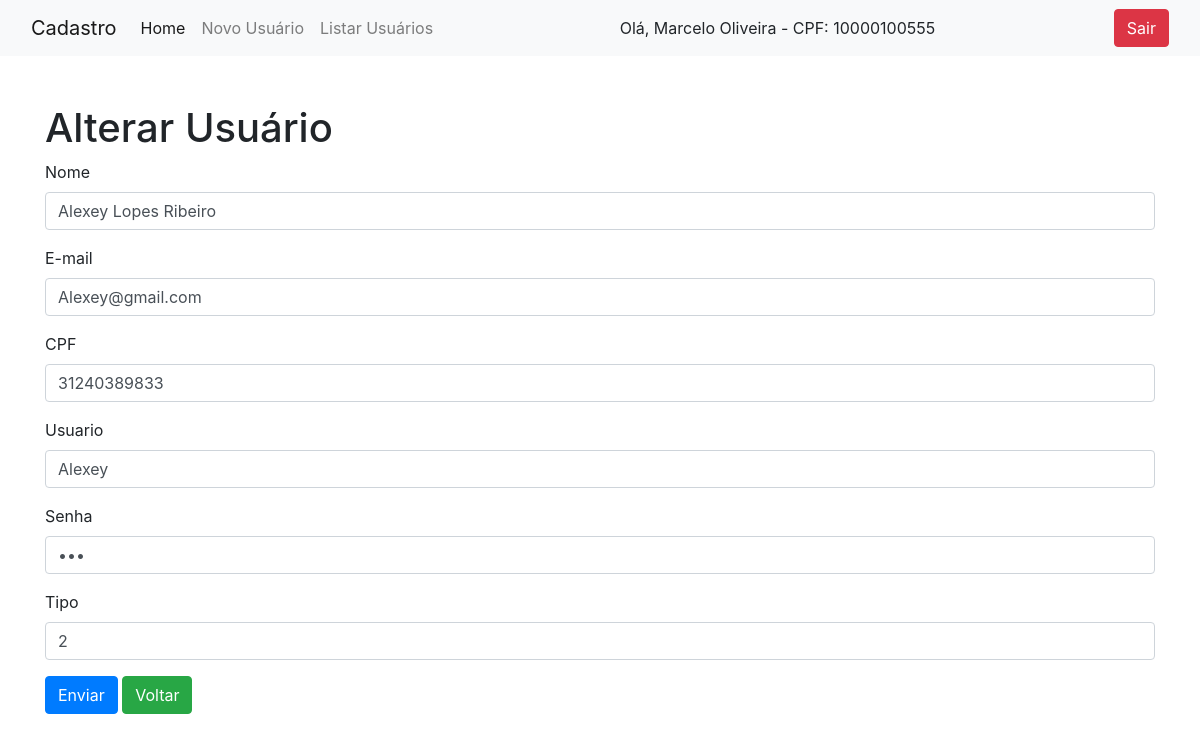
The app's page /cadastro.php?page=editar&id=9 (signed in) with its own data.
### tables this page shows
CREATE TABLE IF NOT EXISTS `usuarios` (
  `id` int NOT NULL AUTO_INCREMENT,
  `nome` varchar(220) NOT NULL,
  `cpf` char(11) NOT NULL,
  `email` varchar(220) NOT NULL,
  `usuario` varchar(40) NOT NULL,
  `senha` varchar(220) NOT NULL,
  `tipo` int NOT NULL,
  PRIMARY KEY (`id`)
);

### editar-usuario.php (the view, shortened to what this page needs)
<h1>Alterar Usuário</h1>
<?php
$sql = "SELECT * FROM usuarios WHERE id=" . $_REQUEST["id"];
$res = $conn->query($sql);
$row = $res->fetch_object();
?>
<form action="?page=salvar" method="POST">
    <div class="mb-3">
        <label>Nome</label>
        <input type="text" name="nome" value="<?php print $row->nome; ?>" class="form-control">
    </div>
    <div class="mb-3">
        <label>E-mail</label>
        <input type="email" name="email" value="<?php print $row->email; ?>" class="form-control">
    </div>
    <div class="mb-3">
        <label>CPF</label>
        <input type="text" name="cpf" value="<?php print $row->cpf; ?>" class="form-control">
    </div>
    <div class="mb-3">
        <label>Usuario</label>
        <input type="text" name="usuario" value="<?php print $row->usuario; ?>" class="form-control">
    </div>
    <div class="mb-3">
        <label>Senha</label>
        <input type="password" name="senha" value="<?php print $row->senha; ?>" class="form-control">
    </div>
    <div class="mb-3">
        <label>Tipo</label>
        <input type="text" name="tipo" value="<?php print $row->tipo; ?>" class="form-control">
    </div>
    <div class="mb-3">
        <button type="submit" class="btn btn-primary">Enviar</button>
        <a class="btn btn-success" href="?page=listar">Voltar</a>
    </div>
</form>

### records on screen
usuarios: nome "Alexey Lopes Ribeiro", email "Alexey@gmail.com", cpf "31240389833", usuario "Alexey", tipo "2"

### other values on screen
$_SESSION["nome"] "Marcelo Oliveira"
$_SESSION["cpf"] "10000100555"
